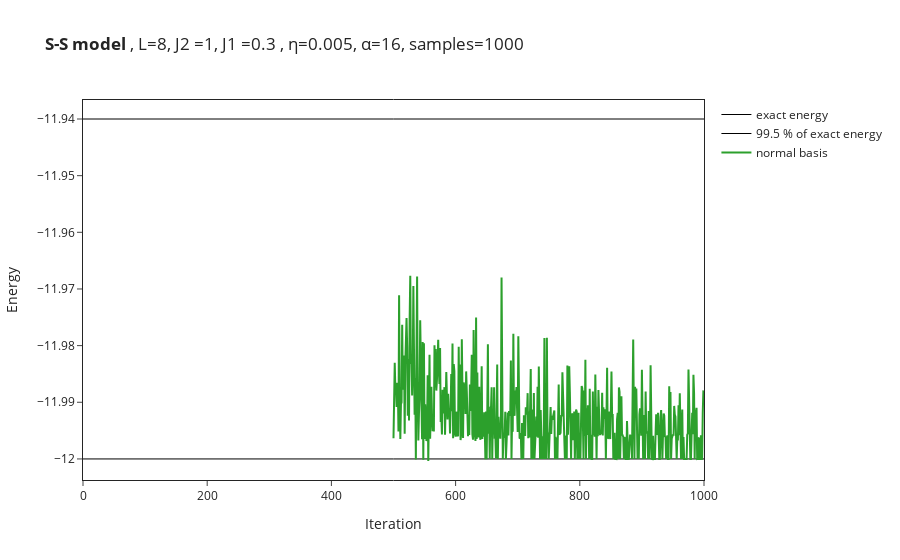

Notebook code for this chart:
### Code cell
# import the data from log file
OUT_NAME_suffixless=OUT_NAME
data = []
for i in range(no_of_runs):
    data.append(json.load(open(OUT_NAME_suffixless+str(i)+".log")))
names = ["normal basis","MSR basis"]
if type(data[0]["Energy"]["Mean"]) == dict: #DTYPE in (np.complex128, np.complex64):#, np.float64):# and False:
    energy_convergence = [data[i]["Energy"]["Mean"]["real"] for i in range(no_of_runs)]
    # symmetry = [data[i]["symmetry"]["Mean"]["real"] for i in range(no_of_runs-use_MSR)]
else:
    energy_convergence = [data[i]["Energy"]["Mean"] for i in range(no_of_runs)]
    # symmetry = [data[i]["symmetry"]["Mean"] for i in range(no_of_runs-use_MSR)]
for i in range(no_of_runs):
    figure.add_trace(go.Scatter(
        x=data[i]["Energy"]["iters"], y=energy_convergence[i],
        name=names[i]
    ))
    # figure.add_trace(go.Scatter(
    #     x=data[i]["Energy"]["iters"], y=symmetry[i],
    #     name=names[i]+"_swap"
    # ))

#figure.add_hline(y=exact_gs_energy)
figure.update_layout(xaxis_title="Iteration",yaxis_title="Energy")
figure.show()

### Figure 1 — Plotly figure (JSON) as saved in the notebook; plotly's stock layout.template omitted (floating-point values rounded to 4 significant figures; data arrays with more than 128 entries replaced by an {"elided": "..."} marker saying what was removed)
{"data": [{"line": {"color": "#000000", "width": 1}, "mode": "lines", "name": "exact energy", "type": "scatter", "x": [0, 1000], "y": [-12.0, -12.0]}, {"line": {"color": "#000000", "width": 1}, "mode": "lines", "name": "99.5 % of exact energy", "type": "scatter", "x": [0, 1000], "y": [-11.94, -11.94]}, {"name": "normal basis", "type": "scatter", "x": {"elided": "500 int values"}, "y": {"elided": "500 float values"}}], "layout": {"title": {"text": "<b>S-S model </b>, L=8, J2 =1, J1 =0.3 , η=0.005, α=16, samples=1000"}, "xaxis": {"mirror": true, "showline": true, "title": {"text": "Iteration"}}, "yaxis": {"mirror": true, "showline": true, "title": {"text": "Energy"}}}}
